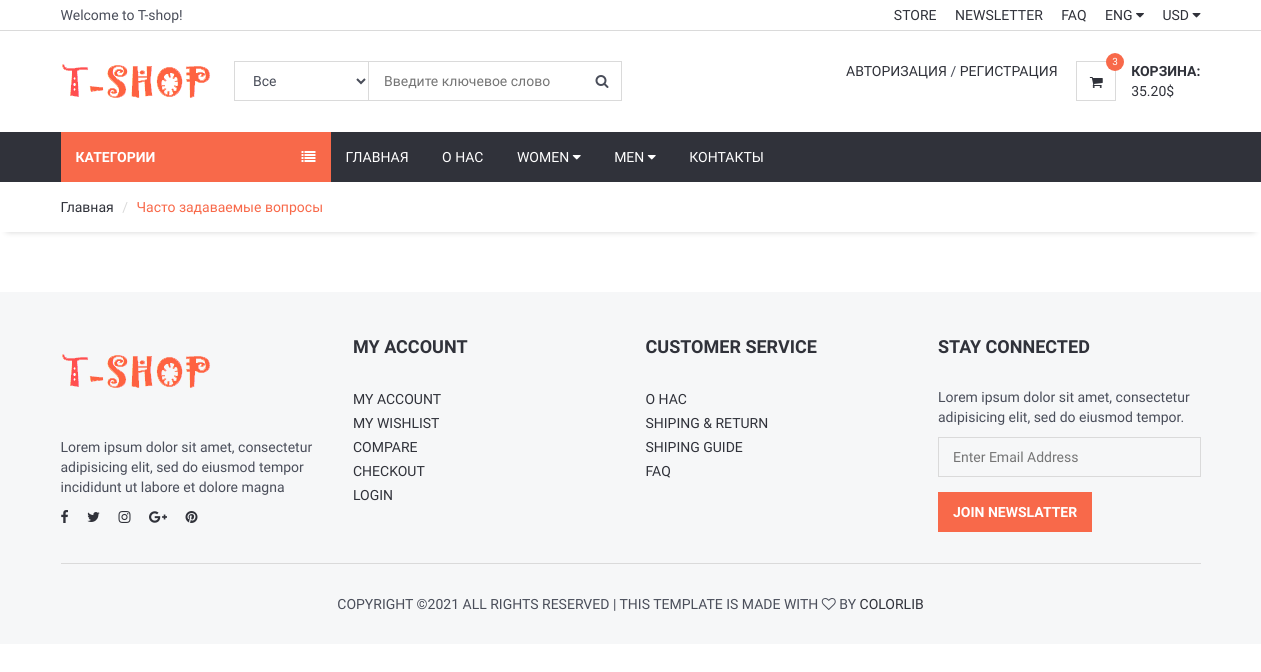
Before: /faq/ with the older database file.
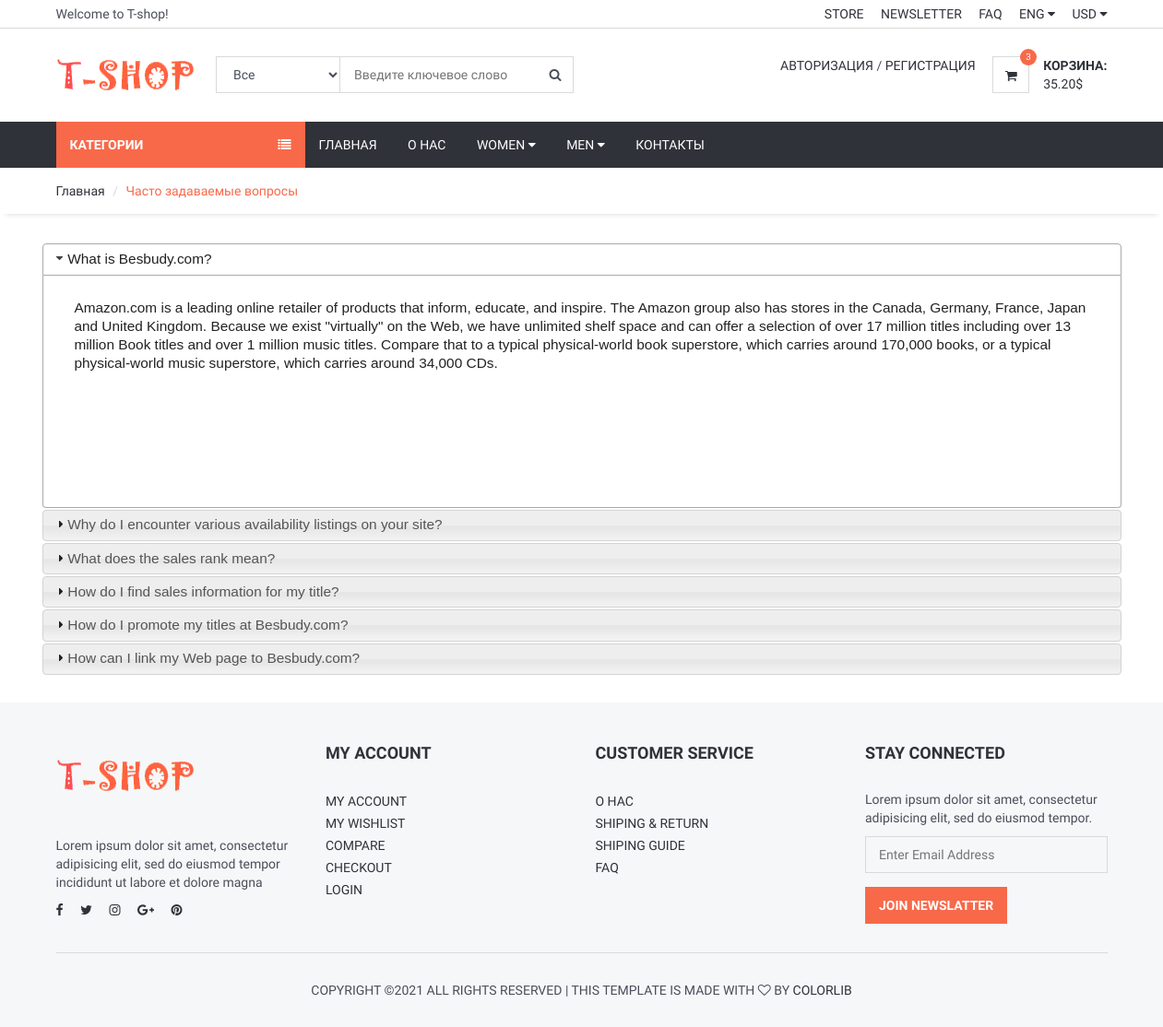
After: the same page with the newer database file.
### home/models.py (models this page shows, shortened)
class FAQ(models.Model):
    STATUS = (
        ('True', 'True'),
        ('False', 'False'),
    )
    ordernumber = models.IntegerField()
    question = models.CharField(max_length=200)
    answer = RichTextUploadingField()
    status = models.CharField(max_length=10, choices=STATUS)
    create_at = models.DateTimeField(auto_now_add=True)
    update_at = models.DateTimeField(auto_now=True)

### user/views.py (the view)
# urls.py: path('faq/', UserViews.faq, name='faq'),
def faq(request):
    category = Category.objects.all()
    faq = FAQ.objects.filter(status="True").order_by("ordernumber")
    context = {
        'category': category,
        'faq': faq,
    }
    return render(request, 'faq.html', context)

### home/templates/faq.html (shortened to what this page needs)
{% extends 'homebase.html' %}
{% block sidebar %} {% include 'sidebar.html' %} {% endblock %}
{% block body %}
    <div id="breadcrumb">
        <div class="container">
            <ul class="breadcrumb">
                <li><a href="/">Главная</a></li>
                <li class="active">Часто задаваемые вопросы</li>
            </ul>
        </div>
    </div>
    <div class="section">
        <div class="container">
            <div class="row">
                <div id="accordion">
                    {% for rs in faq %}
                        <h3>{{ rs.question }}</h3>
                        <div>
                            <p>
                                {{ rs.answer|safe}}
                            </p>
                        </div>
                    {% endfor %}
                </div>
            </div>
        </div>
    </div>
{% endblock %}

### home/templates/homebase.html (shortened to what this page needs)
<!DOCTYPE html>
<html lang="en">
<head>
    {% load static %}
	<link type="text/css" rel="stylesheet" href="{% static '' %}css/bootstrap.min.css" />
	<link type="text/css" rel="stylesheet" href="{% static 'css/slick.css' %}" />
	<link type="text/css" rel="stylesheet" href="{% static '' %}css/slick-theme.css" />
	<link type="text/css" rel="stylesheet" href="{% static '' %}css/nouislider.min.css" />
	<link rel="stylesheet" href="{% static '' %}css/font-awesome.min.css">
	<link type="text/css" rel="stylesheet" href="{% static '' %}css/style.css" />
<link rel="stylesheet" href="https://ajax.googleapis.com/ajax/libs/jqueryui/1.12.1/themes/smoothness/jquery-ui.css">
</head>
<body>
{% include 'header.html' %}
{% block sidebar %} {% endblock %}
{% block body %} {% endblock %}
{% include 'footer.html' %}
</body>
</html>

### home/templates/header.html (shortened to what this page needs)
{% load static %}
	<header>
		<div id="top-header">
			<div class="container">
				<div class="pull-left">
					<span>Welcome to T-shop!</span>
				</div>
				<div class="pull-right">
					<ul class="header-top-links">
						<li><a href="#">Store</a></li>
						<li><a href="#">Newsletter</a></li>
						<li><a href="/faq">FAQ</a></li>
						<li class="dropdown default-dropdown">
							<a class="dropdown-toggle" data-toggle="dropdown" aria-expanded="true">ENG <i class="fa fa-caret-down"></i></a>
						</li>
						<li class="dropdown default-dropdown">
							<a class="dropdown-toggle" data-toggle="dropdown" aria-expanded="true">USD <i class="fa fa-caret-down"></i></a>
						</li>
					</ul>
				</div>
			</div>
		</div>
		<div id="header">
			<div class="container">
				<div class="pull-left">
					<div class="header-logo">
						<a class="logo" href="/">
							<img src="{% static '' %}img/logo2.png" alt="">
						</a>
					</div>
					<div class="header-search">
						<form action="/search/" method="post">
							<input id="query" name="query" class="input search-input" type="text" placeholder="Введите ключевое слово">
							<select name="catid" class="input search-categories">
								<option value="0">Все</option>
                            {% load mptt_tags %}
							</select>
							<button class="search-btn"><i class="fa fa-search"></i></button>
						</form>
					</div>
				</div>
				<div class="pull-right">
					<ul class="header-btns">
						<li class="header-account dropdown default-dropdown">
                            {% if user.id is not None %}
							<div class="dropdown-toggle" role="button" data-toggle="dropdown" aria-expanded="true">
								<div class="header-btns-icon" style="border-radius: 45%">
									<img src="{{ request.session.userimage }}" style="height: 40px; border-radius: 45%">
								</div>
								<strong class="text-uppercase">{{ user.first_name}}<i class="fa fa-caret-down"></i></strong>
							</div>
                            {% else %}
							<a href="/login" class="text-uppercase">Авторизация</a> / <a href="/signup" class="text-uppercase">Регистрация</a>
                            {% endif %}
						</li>
						<li class="header-cart dropdown default-dropdown">
							<a href="/shopcart/">
								<div class="header-btns-icon">
									<i class="fa fa-shopping-cart"></i>
									<span class="qty">3</span>
								</div>
								<strong class="text-uppercase">Корзина:</strong>
								<br>
								<span>35.20$</span>
							</a>
						</li>
					</ul>
				</div>
			</div>
		</div>
	</header>

### home/templates/sidebar.html (shortened to what this page needs)
{% load static %}
	<div id="navigation">
		<div class="container">
			<div id="responsive-nav">
                {% if page %}
				<div class="category-nav">
                    {% else %}
                    <div class="category-nav show-on-click">
                    {% endif %}
					<span class="category-header">Категории <i class="fa fa-list"></i></span>
            {% load mptt_tags %}
				</div>
				<div class="menu-nav">
					<ul class="menu-list">
						<li><a href="/">Главная</a></li>
						<li><a href="/about">О нас</a></li>
						<li class="dropdown mega-dropdown"><a class="dropdown-toggle" data-toggle="dropdown" aria-expanded="true">Women <i class="fa fa-caret-down"></i></a>
						</li>
						<li class="dropdown mega-dropdown full-width"><a class="dropdown-toggle" data-toggle="dropdown" aria-expanded="true">Men <i class="fa fa-caret-down"></i></a>
						</li>
						<li><a href="/contact">Контакты</a></li>
					</ul>
				</div>
			</div>
		</div>
	</div>

### home/templates/footer.html (shortened to what this page needs)
{% load static %}
	<footer id="footer" class="section section-grey">
		<div class="container">
			<div class="row">
				<div class="col-md-3 col-sm-6 col-xs-6">
					<div class="footer">
						<div class="footer-logo">
							<a class="logo" href="#">
		            <img src="{% static '' %}img/logo2.png" alt="">
		          </a>
						</div>
						<p>Lorem ipsum dolor sit amet, consectetur adipisicing elit, sed do eiusmod tempor incididunt ut labore et dolore magna</p>
						<ul class="footer-social">
							<li><a href="#"><i class="fa fa-facebook"></i></a></li>
							<li><a href="#"><i class="fa fa-twitter"></i></a></li>
							<li><a href="#"><i class="fa fa-instagram"></i></a></li>
							<li><a href="#"><i class="fa fa-google-plus"></i></a></li>
							<li><a href="#"><i class="fa fa-pinterest"></i></a></li>
						</ul>
					</div>
				</div>
				<div class="col-md-3 col-sm-6 col-xs-6">
					<div class="footer">
						<h3 class="footer-header">My Account</h3>
						<ul class="list-links">
							<li><a href="/user">My Account</a></li>
							<li><a href="#">My Wishlist</a></li>
							<li><a href="#">Compare</a></li>
							<li><a href="#">Checkout</a></li>
							<li><a href="#">Login</a></li>
						</ul>
					</div>
				</div>
				<div class="col-md-3 col-sm-6 col-xs-6">
					<div class="footer">
						<h3 class="footer-header">Customer Service</h3>
						<ul class="list-links">
							<li><a href="/about">О нас</a></li>
							<li><a href="#">Shiping & Return</a></li>
							<li><a href="#">Shiping Guide</a></li>
							<li><a href="/faq">FAQ</a></li>
						</ul>
					</div>
				</div>
				<div class="col-md-3 col-sm-6 col-xs-6">
					<div class="footer">
						<h3 class="footer-header">Stay Connected</h3>
						<p>Lorem ipsum dolor sit amet, consectetur adipisicing elit, sed do eiusmod tempor.</p>
						<form>
							<div class="form-group">
								<input class="input" placeholder="Enter Email Address">
							</div>
							<button class="primary-btn">Join Newslatter</button>
						</form>
					</div>
				</div>
			</div>
			<hr>
			<div class="row">
				<div class="col-md-8 col-md-offset-2 text-center">
					<div class="footer-copyright">
						Copyright &copy;<script>document.write(new Date().getFullYear());</script> All rights reserved | This template is made with <i class="fa fa-heart-o" aria-hidden="true"></i> by <a href="https://colorlib.com" target="_blank">Colorlib</a>
					</div>
				</div>
			</div>
		</div>
	</footer>

### home/static/css/style.css (style rules this page uses)
body { font-family: 'Hind', sans-serif; color: #4A4E5A; overflow-x: hidden; }
h1, h2, h3, h4, h5, h6 { color: #30323A; margin: 0 0 10px; font-weight: 700; }
a { color: #30323A; -webkit-transition: 0.3s color; transition: 0.3s color; }
strong { color: #30323A; }
ul, ol { margin: 0; padding: 0; list-style: none }
hr { margin-top: 15px; margin-bottom: 15px; border-color: #DADADA; }
.main-btn, .primary-btn { display: inline-block; padding: 10px 15px; text-transform: uppercase; font-weight: 700; border: none; -webkit-transition: 0.3s all; transition: 0.3s all; }
.primary-btn { color: #FFF; background-color: #F8694A; }
.input { width: 100%; height: 40px; padding: 0px 15px; border: none; background-color: transparent; -webkit-box-shadow: 0px 0px 0px 1px #DADADA inset, 0px 0px 0px 5px transparent; box-shadow: 0px 0px 0px 1px #DADADA inset, 0px 0px 0px 5px transparent; -webkit-transition: 0.3s all; transition: 0.3s all; }
.list-links li>a { position: relative; display: inline-block; text-transform: uppercase; padding: 2px 0px; -webkit-transition: 0.3s all; transition: 0.3s all; }
.list-links li>a:before { content: "\f105"; position: absolute; left: 0px; font-family: FontAwesome; -webkit-transform: translateX(-10px); -ms-transform: translateX(-10px); transform: translateX(-10px); opacity: 0; visibility: hidden; -webkit-transition: 0.3s all; transition: 0.3s all; }
.section { padding-top: 30px; padding-bottom: 30px; }
.section-grey { background: #F6F7F8; }
#breadcrumb { -webkit-box-shadow: 0px 6px 6px -6px rgba(0, 0, 0, 0.175); box-shadow: 0px 6px 6px -6px rgba(0, 0, 0, 0.175); }
.breadcrumb { background-color: transparent; border: none; border-radius: 0px; padding: 15px 0px; margin: 0; }
.breadcrumb>.active { color: #F8694A; }
.breadcrumb>li+li:before { color: #DADADA; }
#header { padding-top: 15px; padding-bottom: 15px; }
#top-header { padding-top: 5px; padding-bottom: 5px; border-bottom: 1px solid #DADADA; }
.header-top-links>li { display: inline-block; }
.header-top-links>li+li { margin-left: 15px; }
.header-top-links>li>a { cursor: pointer; text-transform: uppercase; }
.header-logo { display: inline-block; margin-right: 15px; }
.header-logo .logo>img { width: 100%; max-height: 70px; }
.header-search { display: inline-block; padding: 15px 0px; max-width: 400px; }
.header-search>form { position: relative; }
.header-search>form .search-input { padding-left: 150px; padding-right: 45px; }
.header-search>form .search-categories { position: absolute; left: 0px; top: 0px; width: 135px; }
.header-search>form .search-btn { position: absolute; top: 0px; right: 0px; width: 40px; height: 40px; background-color: transparent; border: none; }
.header-btns>li { display: inline-block; vertical-align: top; padding: 15px 0px; }
.header-btns>li+li { margin-left: 15px; }
.header-btns>li .header-btns-icon { position: relative; float: left; margin-right: 15px; width: 40px; height: 40px; line-height: 40px; text-align: center; color: #30323A; background-color: #FFF; border: 1px solid #DADADA; }
.header-cart .header-btns-icon .qty { position: absolute; right: -9px; top: -9px; width: 18px; height: 18px; line-height: 18px; text-align: center; font-size: 10px; background: #F8694A; color: #FFF; border-radius: 50%; }
#navigation { background-color: #30323A; }
#navigation .container { position: relative; }
.category-nav { float: left; width: 270px; }
.category-nav .category-header { padding: 15px; display: block; text-transform: uppercase; background: #F8694A; color: #FFF; font-weight: 700; }
.category-nav .category-header>i { float: right; line-height: 20px; }
.menu-nav .menu-list>li { display: inline-block; }
.menu-nav .menu-list>li>a { display: block; padding: 15px; color: #FFF; text-transform: uppercase; }
.dropdown.mega-dropdown.full-width { position: static !important; }
.footer { margin: 15px 0px; }
.footer .footer-header { font-size: 18px; text-transform: uppercase; margin-bottom: 30px; }
.footer-logo { margin-bottom: 30px; }
.footer-logo .logo { display: inline-block; }
.footer-logo .logo>img { width: 100%; max-height: 70px; }
.footer-social>li { display: inline-block; margin-right: 15px; margin-bottom: 6px; }
.footer-social>li:last-child { margin-right: 0px; }
.footer-copyright { margin-top: 15px; text-transform: uppercase; font-size: 14px; }

Changed rows visible on the page:
added FAQ: question "What is Besbudy.com?", answer "Amazon.com is a leading online retailer of products that inform, educate, and inspire. The Amazon group also has stores in the Canada, Germany, France, Japan and United Kingdom. Because we exist \"virtually\" on the Web, we have unlimited shelf space and can offer a selection of over 17 million titles including over 13 million Book titles and over 1 million music titles. Compare that to a typical physical-world book superstore, which carries around 170,000 books, or a typical physical-world music superstore, which carries around 34,000 CDs."
added FAQ: question "Why do I encounter various availability listings on your site?"
added FAQ: question "What does the sales rank mean?"
added FAQ: question "How do I find sales information for my title?"
added FAQ: question "How do I promote my titles at Besbudy.com?"
added FAQ: question "How can I link my Web page to Besbudy.com?"
